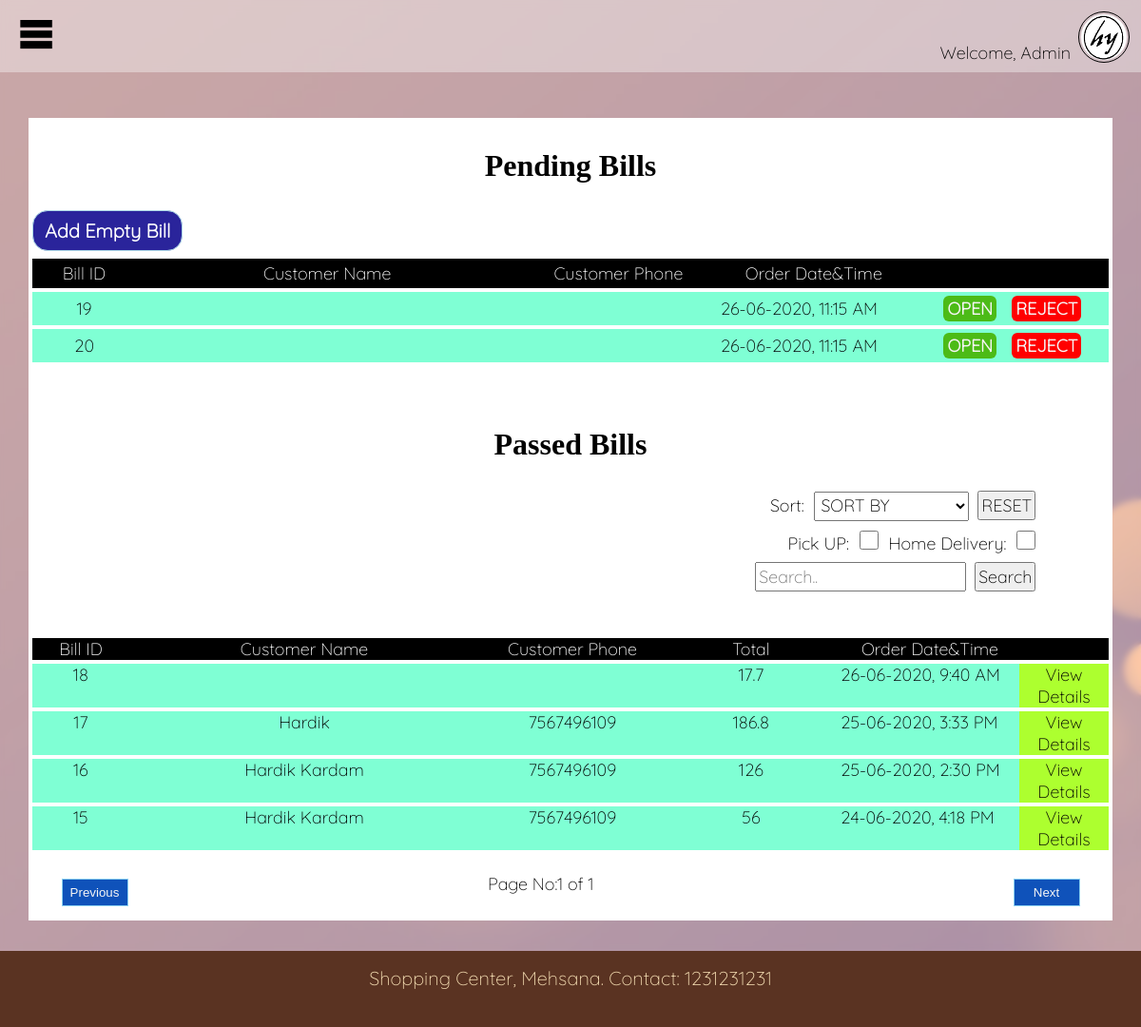
Page /Admin_Panel/PAGES/view_bill.php (signed in) on the committed database.
### tables this page shows
CREATE TABLE `bill_detail` (
  `bill_id` int(11) NOT NULL,
  `cust_name` varchar(32) DEFAULT NULL,
  `cust_phone` varchar(10) DEFAULT NULL,
  `cust_choice` varchar(12) DEFAULT NULL,
  `ready_date` date DEFAULT NULL,
  `ready_time` time DEFAULT NULL,
  `order_date_time` timestamp NOT NULL DEFAULT current_timestamp(),
  `accepted` tinyint(4) DEFAULT 0,
  `discount` float DEFAULT NULL,
  `delivery_charge` float DEFAULT NULL
);

### Admin_Panel/PHP/get_passed_bill.php (the view, shortened to what this page needs)
<?php
    require('../PHP/database.php');
    $pg = 1;
    if(!isset($_GET['setpg']))
    {
        $pg = 1;
    }
    else
    {
        $pg = intval($_GET['setpg']);
    }
    $ofset = ($pg - 1)*20;
    echo '<div class="searchmenu"><form method="POST" action="">
        <div class="sortbox">
        <span>Sort:</span>
        <select name="sortopt" onchange="this.form.submit();">
            <option value="" disabled selected>SORT BY</option>
            <option value="bill_id">Bill ID</option>
            <option value="cust_name">Customer Name</option>
            <option value="order_date_time">Order Date Time</option>
            <option value="ready_date">Ready Date</option>
        </select>
        <input type="reset" value="RESET">
        </div>
        <div class="chkbox">
        <span>Pick UP: </span>
        <input type="checkbox" name="cust_choice1" value="pick_up" onchange="this.form.submit();">
        <span>Home Delivery:</span>
        <input type="checkbox" name="cust_choice2" value="home_d" onchange="this.form.submit();">
        </div>
        <div class="sbar">
        <input type="text" placeholder="Search.." name="searchstr">
        <input type="submit" value="Search" name="search" max="32">
        </div>
        </form></div><br>';
    $grid_head = array('Bill ID','Customer Name', 'Customer Phone', 'Total', 'Order Date&Time', ' ');
    $get_bill_details1 = 'SELECT bill_id, cust_name, cust_phone, cust_choice, DATE_FORMAT(ready_date, "%d-%m-%Y") AS ready_date, DATE_FORMAT(ready_time, "%l:%i %p") AS ready_time, DATE_FORMAT(order_date_time, "%d-%m-%Y, %l:%i %p") AS order_date_time, discount, delivery_charge FROM bill_detail WHERE accepted = 1 AND (cust_name LIKE ? OR cust_phone LIKE ? OR bill_id = ? OR cust_name IS NULL) AND (cust_choice LIKE ? OR cust_choice IS NULL) ORDER BY ';
    $get_bill_details2 = ' LIMIT 20 OFFSET '.$ofset;
    $getrows = 'SELECT bill_id FROM bill_detail WHERE accepted = 1 AND (cust_name LIKE ? OR cust_phone LIKE ? OR bill_id = ? OR cust_name IS NULL) AND (cust_choice LIKE ?)';
    $stmt = $conn->prepare($getrows);
    $stmt->bind_param('ssis', $_SESSION['searchstr'], $_SESSION['searchstr'], $_SESSION['bid'], $_SESSION['cust_choice']);
    if(!$stmt->execute())
    {
        die('Error in exec!');
    }
    $totalrowobj = $stmt->get_result();
    $totalrow = $totalrowobj->num_rows;
    $mainqry = $get_bill_details1.$_SESSION['sortopt'].$_SESSION['orderflow'].$get_bill_details2;
    $stmt = $conn->prepare($mainqry);
    $stmt->bind_param('ssis', $_SESSION['searchstr'], $_SESSION['searchstr'], $_SESSION['bid'], $_SESSION['cust_choice']);
    if(!$stmt->execute())
    {
        die('Error in exec!'.$stmt->error);
    }
    $result = $stmt->get_result();
    if($result)
    {
        if($result->num_rows > 0)
        {
            $allrows = $result->fetch_all(MYSQLI_ASSOC);
            echo '<div class="pog">';
                echo '<div class="pog-head">';
                    foreach($grid_head as $gh)
                    {
                        echo '<div>'.$gh.'</div>';
                    }
                echo '</div>';
                $details = 'SELECT BIL.item_id AS item_id, ITM.item_name AS item_name, BIL.selling_price AS selling_price, BIL.item_qty AS item_qty, ITM.GST AS GST FROM bill_item_list BIL
                INNER JOIN items ITM
                ON ITM.item_id = BIL.item_id AND BIL.bill_id = ?';
                $stmt = $conn->prepare($details);
                if($stmt)
                {
                    foreach($allrows as $billrow)
                    {
                        $bill_id = $billrow['bill_id'];
                        $total = 0;
                        $stmt->bind_param('i', $bill_id);
                        if($stmt->execute())
                        {
                            $item_detail = $stmt->get_result();
                            if($item_detail->num_rows > 0)
                            {
                                while($item = $item_detail->fetch_assoc())
                                {
                                    $amount = floatval($item['selling_price'])*floatval($item['item_qty'])*floatval((100+floatval($item['GST']))/100);
                                    $total = $total + $amount;
                                }
                            }
                            else
                            {
                                echo 'No Item purchased';
                            }
                            $total = $total - $billrow['discount'];
                            echo '<div class="data-element">';
                            echo '<div class="pog-head pog-basic">';
                                echo '<div>'.$billrow['bill_id'].'</div>';
                                echo '<div>'.$billrow['cust_name'].'</div>';
                                echo '<div>'.$billrow['cust_phone'].'</div>';
                                echo '<div>'.$total.'</div>';
                                echo '<div class="odt">'.$billrow['order_date_time'].'</div>';
                                $vd_btn = 'bill-d-btn-'.$billrow['bill_id'];
                                echo '<div class="view-d" onclick="slideopen(\''.$vd_btn.'\')">View Details</div>';
                            echo '</div>';
                            echo '</div>';
                        }
                        else
                        {
                            $stmt->close();
                            $conn->close();
                            echo '<br>Error in execution, try again!</br>';
                        }
                    }
                }
                else
                {
                    $conn->close();
                    die('Error in query! Contact support!');
                }
            echo '</div>';
        }
    }
    else
    {
        $conn->close();
        die("Error in Query : ".$conn->error);
    }
    echo '<div class="prvnxt">';
    echo '<button id="pbtn" class="prvbtn" onclick="changepage(-1, '.$pg.')">Previous</button>';
    echo '<div class="pg"><span>Page No: </span><span>'.$pg.' of '.ceil(($totalrow/20)).'</span></div>';
    echo '<button id="nbtn" class="nxtbtn" onclick="changepage(1, '.$pg.')">Next</button>';
    echo '</div>';
?>

### Admin_Panel/PAGES/view_bill.php (shortened to what this page needs)
<!DOCTYPE html>
<html>
<head>
    <link rel="stylesheet" type="text/css" href="../CSS/viewbill_style.css">
</head>
<body>
    <div id="main-block">
        <div id="headline">
            <img id="sliderbtn" src="../IMG/slidebar.png" height="32px" width="36px" onclick="openslidebar()">
            <img id="user-img" src="../IMG/favicon.png" onclick="toggleACList()">
            <span id="admin-user">Welcome, Admin</span>
        </div>
        <div class="page-content" onclick="closeslidebar()">
            <div class="view-bill">
                <h2>Pending Bills</h2>
                <form action="" method="post">
                    <input type="submit" id="addemptybill" name="addemptyb" value="Add Empty Bill">
                </form>
                <?php
                    require_once('../PHP/get_new_bill.php');
                ?>
                <h2>Passed Bills</h2>
                <?php
                    require_once('../PHP/get_passed_bill.php');
                ?>
            </div>
        </div>
    </div>
</body>
</html>

### Admin_Panel/PHP/get_new_bill.php (shortened to what this page needs)
<?php
    require('../PHP/database.php');
    $grid_head = array('Bill ID','Customer Name', 'Customer Phone', 'Order Date&Time', ' ');
    $get_bills = 'SELECT bill_id, cust_name, cust_phone, DATE_FORMAT(order_date_time, "%d-%m-%Y, %l:%i %p") AS order_date_time FROM bill_detail WHERE accepted = 0 ORDER BY order_date_time DESC';
    $result = $conn->query($get_bills);
    if($result)
    {
        echo '<div class="pog">';
        if($result->num_rows > 0)
        {
            $allrows = $result->fetch_all(MYSQLI_ASSOC);
            echo '<div class="pog-new_b_head">';
                foreach($grid_head as $gh)
                {
                    echo '<div>'.$gh.'</div>';
                }
            echo '</div>';
            foreach($allrows as $row)
            {
                $btn_id = 'new_bill-'.$row['bill_id'];
                $open_btn = '<button class="open-bill-btn" onclick="openbill(\''.$btn_id.'\')">OPEN</button>';
                $reject_btn = '<button class="reject-bill-btn" onclick="rejectbill(\''.$btn_id.'\')">REJECT</button>';
                echo '<div class="pog-nbr">';
                    echo '<div>'.$row['bill_id'].'</div>';
                    echo '<div class="odt">'.$row['order_date_time'].'</div>';
                    echo '<div>'.$open_btn.$reject_btn.'</div>';
                echo '</div>';
            }
        }
        echo '</div>';
    }
    else
    {
        $conn->close();
        die("Error in Query : ".$conn->error);
    }
?>

### Admin_Panel/CSS/admin_layout.css (style rules this page uses)
* { margin: 0; padding: 0; }
html { position: relative; min-height: 100%; }
body { background-image: url('../IMG/background.jpg'); background-origin: border-box; background-size: minmax(1280px, 100%) 100vh; background-repeat: repeat-x; margin: 0; margin-bottom: 80px; height: 100%; }
#main-block { height: 100%; width: 100%; z-index: 1; display: block; }
#headline { display: block; background-color: rgba(250, 250, 250, 0.7); backdrop-filter: blur(5px); z-index: 1; position: relative; }
#sliderbtn { padding: 20px; }
#admin-user { padding: 8px; margin-top: 36px; float: right; font-family: 'Quicksand'; font-size: 18px; }
#user-img { float: right; height: 48px; width: 48px; border: 1px black solid; padding: 2px; margin-top: 12px; margin-right: 12px; border-radius: 50%; }
.page-content { background-color: rgba(250, 250, 250, 0.5); backdrop-filter: blur(3px); width: 100%; height: 100%; z-index: 1; padding-bottom: 32px; padding-top: 16px; }
#footer { position: absolute; left: 0; bottom: 0; width: 100%; height: 64px; padding-top: 16px; background-color: rgb(90, 51, 34); text-align: center; display: block; color: wheat; font-family: 'Quicksand'; font-size: 20px; z-index: 1; }

### Admin_Panel/CSS/viewbill_style.css (style rules this page uses)
* { padding: 0; margin: 0; }
#addemptybill { background: rgb(42, 36, 155); padding: 8px; padding-left: 12px; padding-right: 12px; margin: 4px; font-family: 'Quicksand'; font-size: 20px; color: white; font-weight: 700; border: 1px solid lightblue; border-radius: 16px; cursor: pointer; }
.view-bill { background-color: white; font-family: 'Quicksand'; font-size: 18px; width: 95%; margin: auto; margin-top: 0; padding: 0; }
.view-bill h2 { text-align: center; padding-top: 32px; margin-top: 32px; margin-bottom: 24px; font-size: 32px; font-family: 'Rubik'; }
.pog { display: grid; grid-gap: 4px; grid-template-columns: 1fr; padding: 4px; font-size: 18px; }
.pog-new_b_head { display: grid; grid-gap: 4px; grid-template-columns: 1fr 4fr 2fr 2fr 2fr; background-color: black; color: white; padding: 4px; text-align: center; }
.pog-nbr { display: grid; grid-gap: 4px; grid-template-columns: 1fr 4fr 2fr 2fr 2fr; background-color: aquamarine; color: black; align-items: center; padding-left: 4px; text-align: center; }
.open-bill-btn { background-color: #4CBB17; font-family: 'Quicksand'; font-size: 18px; font-weight: 700; border: 0; color: whitesmoke; padding: 2px 4px 2px 4px; margin: 4px; margin-right: 12px; border-radius: 6px; cursor: pointer; outline: none; }
.reject-bill-btn { background-color: red; font-family: 'Quicksand'; font-size: 18px; font-weight: 700; border: 0; color: whitesmoke; padding: 2px 4px 2px 4px; margin: 4px; border-radius: 6px; cursor: pointer; outline: none; }
.searchmenu { display: grid; width: 95%; grid-template-columns: 1fr; margin: auto; margin-bottom: 8px; padding-bottom: 8px; justify-items: end; }
.searchmenu form { width: 100%; text-align: right; }
.sbar, .chkbox, .sortbox { display: block; width: 95%; padding: 2px; margin: 2px; }
.searchmenu input, .searchmenu select, .searchmenu span { font-family: 'Quicksand'; font-size: 18px; padding: 2px; margin: 2px; }
.searchmenu input[type="checkbox"] { height: 20px; width: 20px; background-color: #eee; }
.prvnxt { display: block; width: 95%; height: 50px; margin: auto; background-color: white; margin-top: 20px; }
.prvnxt * { display: inline-block; }
.prvbtn, .nxtbtn { padding: 6px; margin: 6px; background-color: #0f52bA; color: whitesmoke; border: 1px solid #89CFF0; cursor: pointer; }
.prvbtn { float: left; width: 70px; }
.nxtbtn { float: right; width: 70px; }
.pg { width: calc(92% - 140px); text-align: center; }
.pog-head { display: grid; grid-template-columns: 1fr 4fr 2fr 2fr 2fr 1fr; background-color: black; color: white; padding-left: 4px; text-align: center; }
.pog-basic { background-color: aquamarine; color: black; text-align: center; }
.odt { text-align: left; }
.view-d { background-color: greenyellow; cursor: pointer; }

### rows in the picture
bill_detail: bill_id "19", order_date_time "26-06-2020, 11:15 AM"
bill_detail: bill_id "20", order_date_time "26-06-2020, 11:15 AM"
bill_detail: bill_id "18", total "17.7", order_date_time "26-06-2020, 9:40 AM"
bill_detail: bill_id "17", cust_name "Hardik", cust_phone "7567496109", total "186.8", order_date_time "25-06-2020, 3:33 PM"
bill_detail: bill_id "16", cust_name "Hardik Kardam", cust_phone "7567496109", total "126", order_date_time "25-06-2020, 2:30 PM"
bill_detail: bill_id "15", cust_name "Hardik Kardam", cust_phone "7567496109", total "56", order_date_time "24-06-2020, 4:18 PM"

### other values in the picture
$gh "Bill ID"
$gh "Customer Name"
$gh "Customer Phone"
$gh "Order Date&Time"
$gh "Total"
$pg "1"
ceil(($totalrow/20)) "1"
